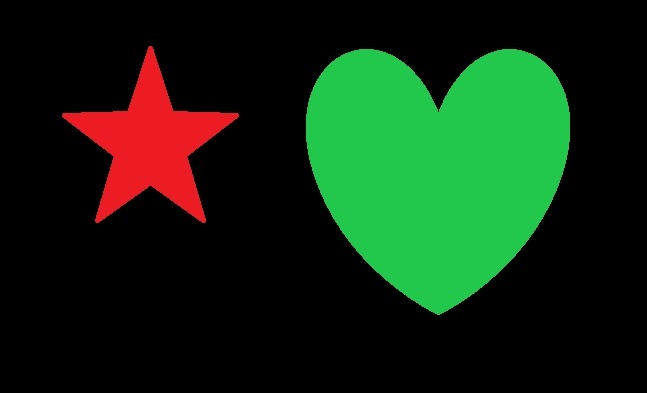
%> input picture ImageProcessing-1/matlab_workspace/segmentation/ex3.jpg, 647 x 393 px
$ octave kanit.m   (GNU Octave 9; MATLAB toolbox functions it lacks are replaced by stand-ins)
%> lines starting %> are read from the running program, lines starting %| are printed output that depends on the picture; in (x1, y1, x2, y2) boxes, pixels count from 0 and x2, y2 are one past the last pixel; in counts of white or black regions, pixels touching at a corner belong together; the program's own positions count from 1
RGB = imread('ex3.jpg');
%> RGB is the input picture: size 393x647x3 uint8; mean R, G, B 18, 41.2, 17.1
imshow(RGB);
I = rgb2gray(RGB);
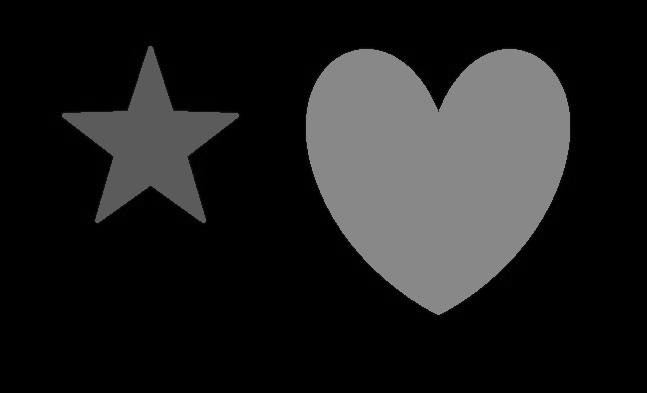
%> I: size 393x647 uint8; min 0, max 148, mean 31.4
threshold = graythresh(I);
%> threshold = 0.231
bw = im2bw(I,threshold);
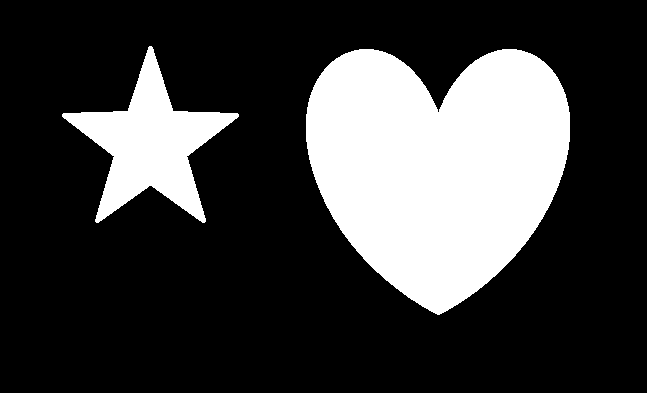
%> bw: size 393x647 logical; 24.5% white; 2 white regions, box (x1, y1, x2, y2) and area: (306, 49, 570, 315) 50558, (62, 46, 239, 223) 11710
imshow(bw)
% remove all object containing fewer than 30 pixels
if bw(1,1) == 1
    bw = imcomplement(bw);
end
bw = bwareaopen(bw,30);

bw = bwareaopen(bw,30);
% fill a gap in the pen's cap
se = strel('disk',2);
bw = imclose(bw,se);
%> bw: size 393x647 logical; 24.5% white; 2 white regions, box (x1, y1, x2, y2) and area: (306, 49, 570, 315) 50563, (62, 46, 239, 223) 11718


cc = bwconncomp(bw,4)
%> cc = 2 connected components
imshow(bw)
